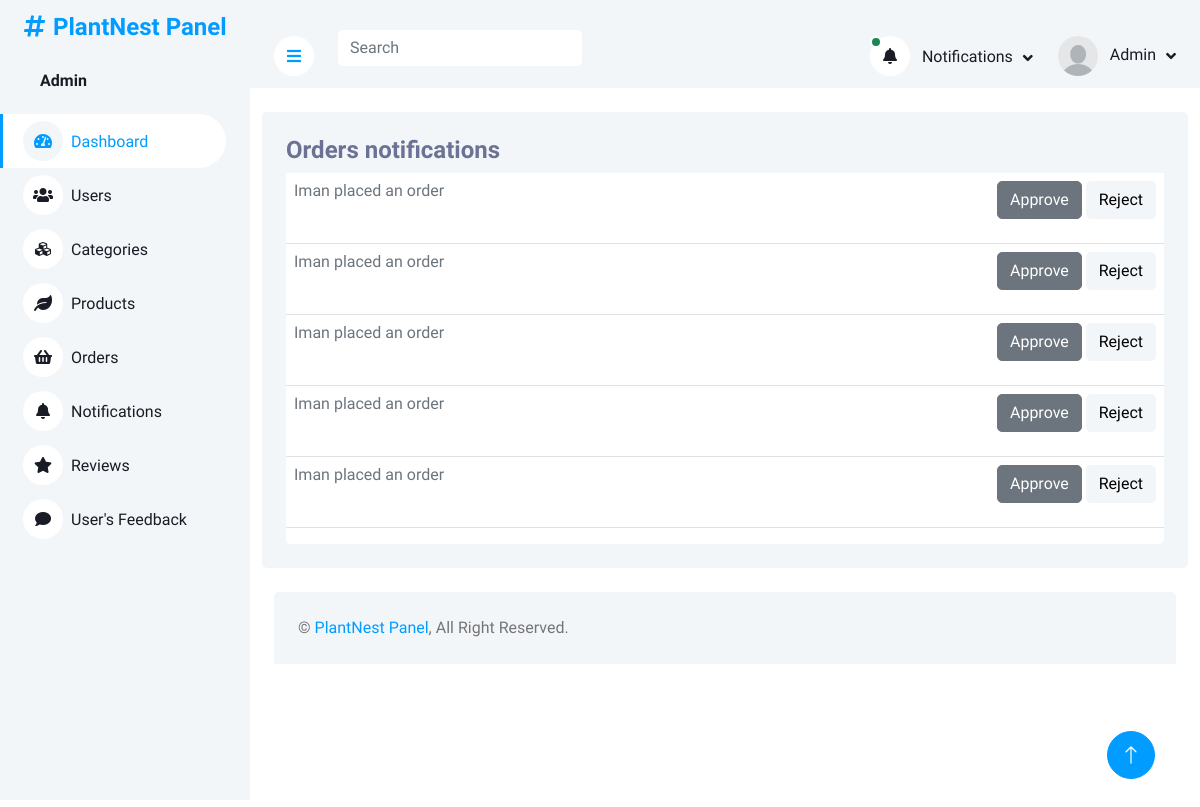
Page /adminPanel/notifications.php (signed in) on the earlier database version.
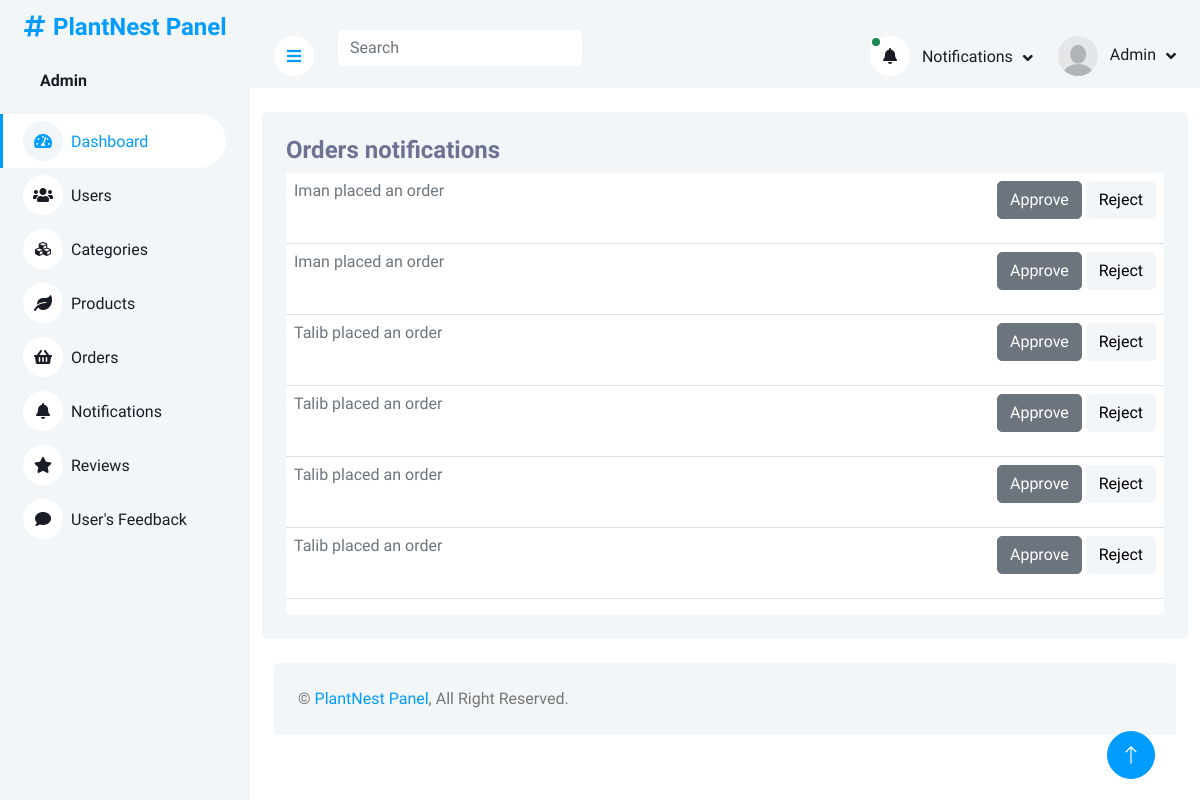
Same page on the later database version.
### tables this page shows
CREATE TABLE `orders` (
  `orderID` int(11) NOT NULL,
  `userID` int(11) DEFAULT NULL,
  `productID` int(11) DEFAULT NULL,
  `productQuantity` varchar(225) DEFAULT NULL,
  `totalAmount` varchar(225) DEFAULT NULL,
  `date` timestamp NOT NULL DEFAULT current_timestamp() ON UPDATE current_timestamp(),
  `orderStatus` varchar(255) NOT NULL DEFAULT 'pending'
);

CREATE TABLE `users` (
  `userID` int(11) NOT NULL,
  `firstName` varchar(225) DEFAULT NULL,
  `lastName` varchar(225) DEFAULT NULL,
  `userEmail` varchar(225) NOT NULL,
  `userPassword` varchar(225) DEFAULT NULL
);

### adminPanel/notifications.php (the view, shortened to what the changed rows need)
<?php
include('header_admin.php')
?>
<div class="container pt-4">
    <div class="bg-light rounded p-4">
        <div class="row">
            <div class="col-12">
                <div class="bg-white rounded h-100 ">
                    <div class="table-responsive bg- ">
                        <table class="table">
                            <tbody>
                                <?php
                        $query = $pdo->query("SELECT * from orders INNER JOIN users on orders.userID = users.userID INNER JOIN products on orders.productID = products.productID where orderStatus = 'pending'");
                        $result = $query->fetchAll(PDO::FETCH_ASSOC);
                        foreach($result as $row){
                        ?>
                                <tr class="tr-row">
                                    <td class="d-flex justify-content-around">
                                        <span class="flex-grow-1">
                                            <a href="orders.php" class="link-secondary">
                                                <?php echo ucfirst($row['firstName'])?>
                                                placed an order
                                            </a>
                                        </span>
                                        <form method="post">
                                            <button class="approve-btn btn btn-secondary"
                                                name='order-approve-btn'
                                                onclick="approveRow(this)">Approve</button>
                                            <button class="reject-btn btn btn-light"
                                                name='order-reject-btn'
                                                onclick="rejectRow(this)">Reject</button>
                                        </form>
                                    </td>
                                </tr>
                                <?php
                        }if(empty($result)){
                            ?>
                                <tr>
                                    <td class="d-flex justify-content-center p-5">
                                            <p>
                                                No Orders
                                            </p>
                                    </td>
                                </tr>
                                <?php
                        }
                                       ?>
                            </tbody>
                        </table>
                    </div>
                </div>
            </div>
        </div>
    </div>
</div>
<?php
include('footer.php')
?>

### adminPanel/header_admin.php (shortened to what the changed rows need)
<?php
include("php/query.php");
?>
<!DOCTYPE html>
<html lang="en">
<head>
    <link href="https://cdnjs.cloudflare.com/ajax/libs/font-awesome/5.10.0/css/all.min.css" rel="stylesheet">
    <link href="https://cdn.jsdelivr.net/npm/bootstrap-icons@1.4.1/font/bootstrap-icons.css" rel="stylesheet">
    <link href="lib/owlcarousel/assets/owl.carousel.min.css" rel="stylesheet">
    <link href="lib/tempusdominus/css/tempusdominus-bootstrap-4.min.css" rel="stylesheet" />
    <link href="css/bootstrap.min.css" rel="stylesheet">
    <link href="css/style.css" rel="stylesheet">
</head>
<body>
    <div class="container-xxl position-relative bg-white d-flex p-0">
        <div class="sidebar pe-4 pb-3">
            <nav class="navbar bg-light navbar-light">
                <div class="d-flex align-items-center ms-4 mb-4">
                    <div class="ms-3">
                    <?php
                                 if(isset($_SESSION['Admin'])){
                                    $admin = $_SESSION['Admin'];
                                 foreach($admin as $value){
                                    $U_ID =   $value['adminID'];
                                  $query = $pdo->prepare("SELECT * FROM admins WHERE adminID = :iD ");
                                  $query->bindParam(':iD',  $U_ID);
                                  $query->execute();
                                  $result = $query->fetch(PDO::FETCH_ASSOC);
                        ?>
                         <h6 class="mb-0">
                             <span><?php echo ucfirst($result['adminName'])?></span>
                            </h6>
</span>    <?php
                      };
                    }
                        ?>
                    </div>
                </div>
            </nav>
        </div>
        <div class="content">
            <nav class="navbar navbar-expand bg-light navbar-light sticky-top px-4 py-0">
                <div class="navbar-nav align-items-center ms-auto">
                    <div class="nav-item dropdown">
                        <a href="#" class="nav-link dropdown-toggle" data-bs-toggle="dropdown">
                        <?php
                                 if(isset($_SESSION['Admin'])){
                                    $admin = $_SESSION['Admin'];
                                 foreach($admin as $value){
                                    $U_ID =   $value['adminID'];
                                  $query = $pdo->prepare("SELECT * FROM admins WHERE adminID = :iD ");
                                  $query->bindParam(':iD',  $U_ID);
                                  $query->execute();
                                  $result = $query->fetch(PDO::FETCH_ASSOC);
                              if($result['adminImage']){
                        ?>
                        <img class="rounded-circle me-lg-2" src="img/<?php echo $result['adminImage'] ?>" alt="" style="width: 40px; height: 40px;">
                            <?php
                              }else if(empty($result['adminImage'])){
                                ?>
                        <img class="rounded-circle me-lg-2" src="img/user.jpg" alt="" style="width: 40px; height: 40px;">
                                <?php
                              }
                            ?>
                                <span class="d-none d-lg-inline-flex">
                                    <?php echo ucfirst($result['adminName']) ?>
                                </span>
                                <?php
                            }
                        }
                            ?>
                        </a>
                    </div>
                </div>
            </nav>

Differences in the rows shown:
changed orders (number 3 of 6 on the later page): userID.firstName "Iman" → "Talib"
changed orders (number 4 of 6 on the later page): userID.firstName "Iman" → "Talib"
changed orders (number 5 of 6 on the later page): userID.firstName "Iman" → "Talib"
added orders: userID.firstName "Talib"
